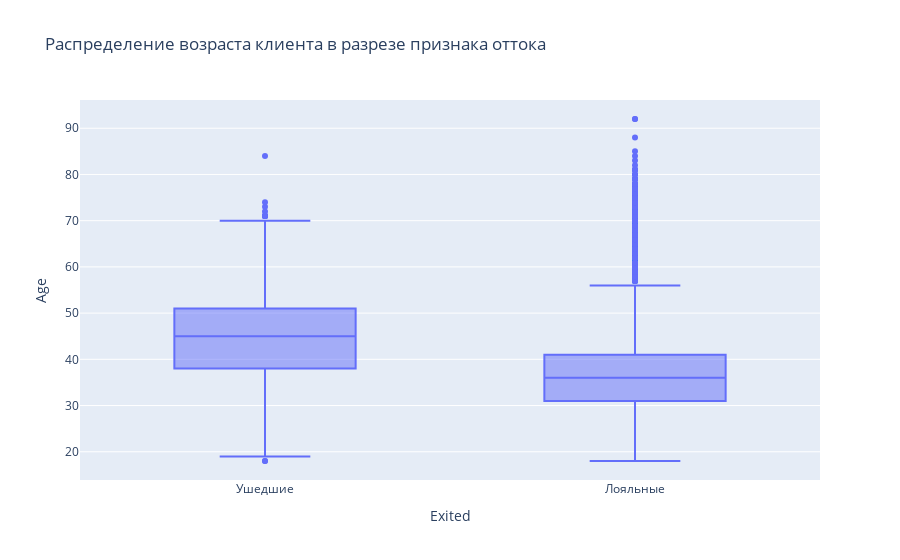

Write notebook code for a chart like this one.
### Markdown cell above
## <p style="text-align: center;"> Задание 9.4. </p> ##
Посмотрите на распределение возраста в разрезе признака оттока. В какой группе больше потенциальных выбросов? На какую возрастную категорию клиентов стоит обратить внимание банку?

### Code cell
fig = px.box(
    churn_df,
    x='Exited',
    y='Age',
    title='Распределение возраста клиента в разрезе признака оттока'
)
fig.show()

### Figure 1 — Plotly figure (JSON) as saved in the notebook; plotly's stock layout.template omitted (floating-point values rounded to 4 significant figures; data arrays with more than 128 entries replaced by an {"elided": "..."} marker saying what was removed)
{"data": [{"alignmentgroup": "True", "hovertemplate": "Exited=%{x}<br>Age=%{y}<extra></extra>", "legendgroup": "", "marker": {"color": "#636efa"}, "name": "", "notched": false, "offsetgroup": "", "orientation": "v", "showlegend": false, "type": "box", "x": {"elided": "10000 str values"}, "x0": " ", "xaxis": "x", "y": {"elided": "10000 int values"}, "y0": " ", "yaxis": "y"}], "layout": {"boxmode": "group", "legend": {"tracegroupgap": 0}, "title": {"text": "Распределение возраста клиента в разрезе признака оттока"}, "xaxis": {"anchor": "y", "domain": [0, 1], "title": {"text": "Exited"}}, "yaxis": {"anchor": "x", "domain": [0, 1], "title": {"text": "Age"}}}}
